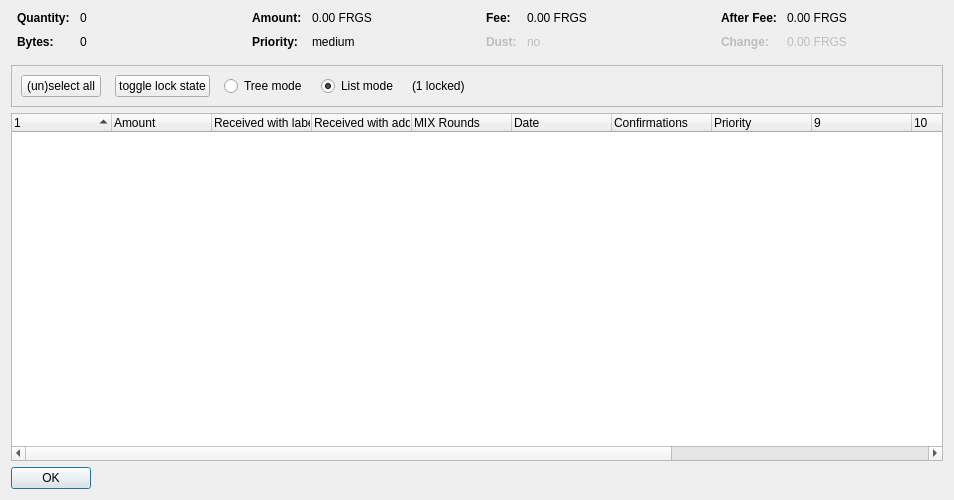
<?xml version="1.0" encoding="UTF-8"?>
<ui version="4.0">
 <class>CoinControlDialog</class>
 <widget class="QDialog" name="CoinControlDialog">
  <property name="geometry">
   <rect>
    <x>0</x>
    <y>0</y>
    <width>954</width>
    <height>500</height>
   </rect>
  </property>
  <property name="windowTitle">
   <string>Coin Selection</string>
  </property>
  <layout class="QVBoxLayout" name="verticalLayout">
   <item>
    <layout class="QHBoxLayout" name="horizontalLayoutTop" stretch="0,0,0,0">
     <property name="topMargin">
      <number>0</number>
     </property>
     <property name="bottomMargin">
      <number>10</number>
     </property>
     <item>
      <layout class="QFormLayout" name="formLayoutCoinControl1">
       <property name="horizontalSpacing">
        <number>10</number>
       </property>
       <property name="verticalSpacing">
        <number>10</number>
       </property>
       <property name="leftMargin">
        <number>6</number>
       </property>
       <property name="rightMargin">
        <number>6</number>
       </property>
       <item row="0" column="0">
        <widget class="QLabel" name="labelCoinControlQuantityText">
         <property name="font">
          <font>
           <weight>75</weight>
           <bold>true</bold>
          </font>
         </property>
         <property name="text">
          <string>Quantity:</string>
         </property>
        </widget>
       </item>
       <item row="0" column="1">
        <widget class="QLabel" name="labelCoinControlQuantity">
         <property name="cursor">
          <cursorShape>IBeamCursor</cursorShape>
         </property>
         <property name="contextMenuPolicy">
          <enum>Qt::ActionsContextMenu</enum>
         </property>
         <property name="text">
          <string notr="true">0</string>
         </property>
         <property name="textInteractionFlags">
          <set>Qt::LinksAccessibleByMouse|Qt::TextSelectableByKeyboard|Qt::TextSelectableByMouse</set>
         </property>
        </widget>
       </item>
       <item row="1" column="0">
        <widget class="QLabel" name="labelCoinControlBytesText">
         <property name="font">
          <font>
           <weight>75</weight>
           <bold>true</bold>
          </font>
         </property>
         <property name="text">
          <string>Bytes:</string>
         </property>
        </widget>
       </item>
       <item row="1" column="1">
        <widget class="QLabel" name="labelCoinControlBytes">
         <property name="cursor">
          <cursorShape>IBeamCursor</cursorShape>
         </property>
         <property name="contextMenuPolicy">
          <enum>Qt::ActionsContextMenu</enum>
         </property>
         <property name="text">
          <string notr="true">0</string>
         </property>
         <property name="textInteractionFlags">
          <set>Qt::LinksAccessibleByMouse|Qt::TextSelectableByKeyboard|Qt::TextSelectableByMouse</set>
         </property>
        </widget>
       </item>
      </layout>
     </item>
     <item>
      <layout class="QFormLayout" name="formLayoutCoinControl2">
       <property name="horizontalSpacing">
        <number>10</number>
       </property>
       <property name="verticalSpacing">
        <number>10</number>
       </property>
       <property name="leftMargin">
        <number>6</number>
       </property>
       <property name="rightMargin">
        <number>6</number>
       </property>
       <item row="0" column="0">
        <widget class="QLabel" name="labelCoinControlAmountText">
         <property name="font">
          <font>
           <weight>75</weight>
           <bold>true</bold>
          </font>
         </property>
         <property name="text">
          <string>Amount:</string>
         </property>
        </widget>
       </item>
       <item row="0" column="1">
        <widget class="QLabel" name="labelCoinControlAmount">
         <property name="cursor">
          <cursorShape>IBeamCursor</cursorShape>
         </property>
         <property name="contextMenuPolicy">
          <enum>Qt::ActionsContextMenu</enum>
         </property>
         <property name="text">
          <string notr="true">0.00 FRGS</string>
         </property>
         <property name="textInteractionFlags">
          <set>Qt::LinksAccessibleByMouse|Qt::TextSelectableByKeyboard|Qt::TextSelectableByMouse</set>
         </property>
        </widget>
       </item>
       <item row="1" column="0">
        <widget class="QLabel" name="labelCoinControlPriorityText">
         <property name="font">
          <font>
           <weight>75</weight>
           <bold>true</bold>
          </font>
         </property>
         <property name="text">
          <string>Priority:</string>
         </property>
        </widget>
       </item>
       <item row="1" column="1">
        <widget class="QLabel" name="labelCoinControlPriority">
         <property name="cursor">
          <cursorShape>IBeamCursor</cursorShape>
         </property>
         <property name="contextMenuPolicy">
          <enum>Qt::ActionsContextMenu</enum>
         </property>
         <property name="text">
          <string>medium</string>
         </property>
         <property name="textInteractionFlags">
          <set>Qt::LinksAccessibleByMouse|Qt::TextSelectableByKeyboard|Qt::TextSelectableByMouse</set>
         </property>
        </widget>
       </item>
      </layout>
     </item>
     <item>
      <layout class="QFormLayout" name="formLayoutCoinControl3">
       <property name="horizontalSpacing">
        <number>10</number>
       </property>
       <property name="verticalSpacing">
        <number>10</number>
       </property>
       <property name="leftMargin">
        <number>6</number>
       </property>
       <property name="rightMargin">
        <number>6</number>
       </property>
       <item row="0" column="0">
        <widget class="QLabel" name="labelCoinControlFeeText">
         <property name="font">
          <font>
           <weight>75</weight>
           <bold>true</bold>
          </font>
         </property>
         <property name="text">
          <string>Fee:</string>
         </property>
        </widget>
       </item>
       <item row="0" column="1">
        <widget class="QLabel" name="labelCoinControlFee">
         <property name="cursor">
          <cursorShape>IBeamCursor</cursorShape>
         </property>
         <property name="contextMenuPolicy">
          <enum>Qt::ActionsContextMenu</enum>
         </property>
         <property name="text">
          <string notr="true">0.00 FRGS</string>
         </property>
         <property name="textInteractionFlags">
          <set>Qt::LinksAccessibleByMouse|Qt::TextSelectableByKeyboard|Qt::TextSelectableByMouse</set>
         </property>
        </widget>
       </item>
       <item row="1" column="0">
        <widget class="QLabel" name="labelCoinControlLowOutputText">
         <property name="enabled">
          <bool>false</bool>
         </property>
         <property name="font">
          <font>
           <weight>75</weight>
           <bold>true</bold>
          </font>
         </property>
         <property name="text">
          <string>Dust:</string>
         </property>
        </widget>
       </item>
       <item row="1" column="1">
        <widget class="QLabel" name="labelCoinControlLowOutput">
         <property name="enabled">
          <bool>false</bool>
         </property>
         <property name="cursor">
          <cursorShape>IBeamCursor</cursorShape>
         </property>
         <property name="contextMenuPolicy">
          <enum>Qt::ActionsContextMenu</enum>
         </property>
         <property name="text">
          <string>no</string>
         </property>
         <property name="textInteractionFlags">
          <set>Qt::LinksAccessibleByMouse|Qt::TextSelectableByKeyboard|Qt::TextSelectableByMouse</set>
         </property>
        </widget>
       </item>
      </layout>
     </item>
     <item>
      <layout class="QFormLayout" name="formLayoutCoinControl4">
       <property name="horizontalSpacing">
        <number>10</number>
       </property>
       <property name="verticalSpacing">
        <number>10</number>
       </property>
       <property name="leftMargin">
        <number>6</number>
       </property>
       <property name="rightMargin">
        <number>6</number>
       </property>
       <item row="0" column="0">
        <widget class="QLabel" name="labelCoinControlAfterFeeText">
         <property name="font">
          <font>
           <weight>75</weight>
           <bold>true</bold>
          </font>
         </property>
         <property name="text">
          <string>After Fee:</string>
         </property>
        </widget>
       </item>
       <item row="0" column="1">
        <widget class="QLabel" name="labelCoinControlAfterFee">
         <property name="cursor">
          <cursorShape>IBeamCursor</cursorShape>
         </property>
         <property name="contextMenuPolicy">
          <enum>Qt::ActionsContextMenu</enum>
         </property>
         <property name="text">
          <string notr="true">0.00 FRGS</string>
         </property>
         <property name="textInteractionFlags">
          <set>Qt::LinksAccessibleByMouse|Qt::TextSelectableByKeyboard|Qt::TextSelectableByMouse</set>
         </property>
        </widget>
       </item>
       <item row="1" column="0">
        <widget class="QLabel" name="labelCoinControlChangeText">
         <property name="enabled">
          <bool>false</bool>
         </property>
         <property name="font">
          <font>
           <weight>75</weight>
           <bold>true</bold>
          </font>
         </property>
         <property name="text">
          <string>Change:</string>
         </property>
        </widget>
       </item>
       <item row="1" column="1">
        <widget class="QLabel" name="labelCoinControlChange">
         <property name="enabled">
          <bool>false</bool>
         </property>
         <property name="cursor">
          <cursorShape>IBeamCursor</cursorShape>
         </property>
         <property name="contextMenuPolicy">
          <enum>Qt::ActionsContextMenu</enum>
         </property>
         <property name="text">
          <string notr="true">0.00 FRGS</string>
         </property>
         <property name="textInteractionFlags">
          <set>Qt::LinksAccessibleByMouse|Qt::TextSelectableByKeyboard|Qt::TextSelectableByMouse</set>
         </property>
        </widget>
       </item>
      </layout>
     </item>
    </layout>
   </item>
   <item>
    <widget class="QFrame" name="frame">
     <property name="minimumSize">
      <size>
       <width>0</width>
       <height>40</height>
      </size>
     </property>
     <property name="frameShape">
      <enum>QFrame::StyledPanel</enum>
     </property>
     <property name="frameShadow">
      <enum>QFrame::Sunken</enum>
     </property>
     <layout class="QHBoxLayout" name="horizontalLayout">
      <item>
       <layout class="QHBoxLayout" name="horizontalLayoutPanel" stretch="0,0,0,0,0,0">
        <property name="spacing">
         <number>14</number>
        </property>
        <item>
         <widget class="QPushButton" name="pushButtonSelectAll">
          <property name="sizePolicy">
           <sizepolicy hsizetype="Maximum" vsizetype="Fixed">
            <horstretch>0</horstretch>
            <verstretch>0</verstretch>
           </sizepolicy>
          </property>
          <property name="text">
           <string>(un)select all</string>
          </property>
          <property name="autoDefault">
           <bool>false</bool>
          </property>
         </widget>
        </item>
        <item>
         <widget class="QPushButton" name="pushButtonToggleLock">
          <property name="sizePolicy">
           <sizepolicy hsizetype="Maximum" vsizetype="Fixed">
            <horstretch>0</horstretch>
            <verstretch>0</verstretch>
           </sizepolicy>
          </property>
          <property name="text">
           <string>toggle lock state</string>
          </property>
          <property name="autoDefault">
           <bool>false</bool>
          </property>
         </widget>
        </item>
        <item>
         <widget class="QRadioButton" name="radioTreeMode">
          <property name="sizePolicy">
           <sizepolicy hsizetype="Maximum" vsizetype="Fixed">
            <horstretch>0</horstretch>
            <verstretch>0</verstretch>
           </sizepolicy>
          </property>
          <property name="text">
           <string>Tree mode</string>
          </property>
         </widget>
        </item>
        <item>
         <widget class="QRadioButton" name="radioListMode">
          <property name="sizePolicy">
           <sizepolicy hsizetype="Maximum" vsizetype="Fixed">
            <horstretch>0</horstretch>
            <verstretch>0</verstretch>
           </sizepolicy>
          </property>
          <property name="text">
           <string>List mode</string>
          </property>
          <property name="checked">
           <bool>true</bool>
          </property>
         </widget>
        </item>
        <item>
         <widget class="QLabel" name="labelLocked">
          <property name="text">
           <string>(1 locked)</string>
          </property>
         </widget>
        </item>
        <item>
         <spacer name="horizontalSpacer">
          <property name="orientation">
           <enum>Qt::Horizontal</enum>
          </property>
          <property name="sizeHint" stdset="0">
           <size>
            <width>40</width>
            <height>20</height>
           </size>
          </property>
         </spacer>
        </item>
       </layout>
      </item>
     </layout>
    </widget>
   </item>
   <item>
    <widget class="CoinControlTreeWidget" name="treeWidget">
     <property name="contextMenuPolicy">
      <enum>Qt::CustomContextMenu</enum>
     </property>
     <property name="sortingEnabled">
      <bool>false</bool>
     </property>
     <property name="columnCount">
      <number>13</number>
     </property>
     <attribute name="headerShowSortIndicator" stdset="0">
      <bool>true</bool>
     </attribute>
     <attribute name="headerStretchLastSection">
      <bool>false</bool>
     </attribute>
     <column>
      <property name="text">
       <string/>
      </property>
     </column>
     <column>
      <property name="text">
       <string>Amount</string>
      </property>
     </column>
     <column>
      <property name="text">
       <string>Received with label</string>
      </property>
     </column>
     <column>
      <property name="text">
       <string>Received with address</string>
      </property>
     </column>
     <column>
      <property name="text">
       <string>MIX Rounds</string>
      </property>
     </column>
     <column>
      <property name="text">
       <string>Date</string>
      </property>
     </column>
     <column>
      <property name="text">
       <string>Confirmations</string>
      </property>
      <property name="toolTip">
       <string>Confirmed</string>
      </property>
     </column>
     <column>
      <property name="text">
       <string>Priority</string>
      </property>
     </column>
     <column>
      <property name="text">
       <string/>
      </property>
     </column>
     <column>
      <property name="text">
       <string/>
      </property>
     </column>
     <column>
      <property name="text">
       <string/>
      </property>
     </column>
     <column>
      <property name="text">
       <string/>
      </property>
     </column>
     <column>
      <property name="text">
       <string/>
      </property>
     </column>
    </widget>
   </item>
   <item>
    <widget class="QDialogButtonBox" name="buttonBox">
     <property name="sizePolicy">
      <sizepolicy hsizetype="Maximum" vsizetype="Fixed">
       <horstretch>0</horstretch>
       <verstretch>0</verstretch>
      </sizepolicy>
     </property>
     <property name="orientation">
      <enum>Qt::Horizontal</enum>
     </property>
     <property name="standardButtons">
      <set>QDialogButtonBox::Ok</set>
     </property>
    </widget>
   </item>
  </layout>
 </widget>
 <customwidgets>
  <customwidget>
   <class>CoinControlTreeWidget</class>
   <extends>QTreeWidget</extends>
   <header>coincontroltreewidget.h</header>
  </customwidget>
 </customwidgets>
 <resources/>
 <connections/>
</ui>
